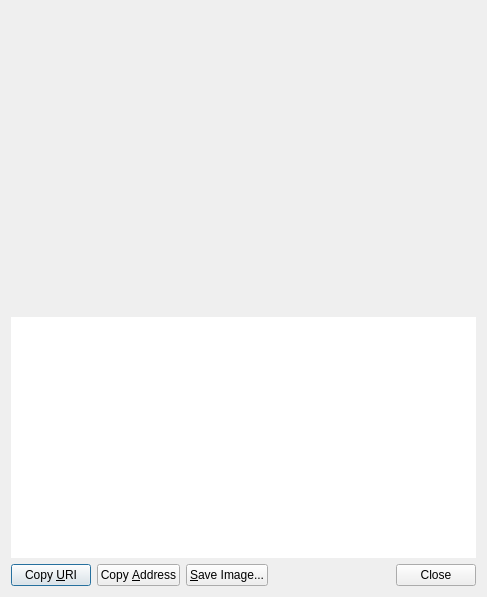
<?xml version="1.0" encoding="UTF-8"?>
<ui version="4.0">
 <class>ReceiveRequestDialog</class>
 <widget class="QDialog" name="ReceiveRequestDialog">
  <property name="geometry">
   <rect>
    <x>0</x>
    <y>0</y>
    <width>487</width>
    <height>597</height>
   </rect>
  </property>
  <layout class="QVBoxLayout" name="verticalLayout_3">
   <item>
    <widget class="QRImageWidget" name="lblQRCode">
     <property name="sizePolicy">
      <sizepolicy hsizetype="Expanding" vsizetype="Fixed">
       <horstretch>0</horstretch>
       <verstretch>0</verstretch>
      </sizepolicy>
     </property>
     <property name="minimumSize">
      <size>
       <width>300</width>
       <height>300</height>
      </size>
     </property>
     <property name="toolTip">
      <string>QR Code</string>
     </property>
     <property name="textFormat">
      <enum>Qt::PlainText</enum>
     </property>
     <property name="alignment">
      <set>Qt::AlignCenter</set>
     </property>
     <property name="wordWrap">
      <bool>true</bool>
     </property>
    </widget>
   </item>
   <item>
    <widget class="QTextEdit" name="outUri">
     <property name="sizePolicy">
      <sizepolicy hsizetype="Expanding" vsizetype="Expanding">
       <horstretch>0</horstretch>
       <verstretch>0</verstretch>
      </sizepolicy>
     </property>
     <property name="minimumSize">
      <size>
       <width>0</width>
       <height>50</height>
      </size>
     </property>
     <property name="frameShape">
      <enum>QFrame::NoFrame</enum>
     </property>
     <property name="frameShadow">
      <enum>QFrame::Plain</enum>
     </property>
     <property name="tabChangesFocus">
      <bool>true</bool>
     </property>
     <property name="textInteractionFlags">
      <set>Qt::TextSelectableByKeyboard|Qt::TextSelectableByMouse</set>
     </property>
    </widget>
   </item>
   <item>
    <layout class="QHBoxLayout" name="horizontalLayout">
     <item>
      <widget class="QPushButton" name="btnCopyURI">
       <property name="text">
        <string>Copy &amp;URI</string>
       </property>
      </widget>
     </item>
     <item>
      <widget class="QPushButton" name="btnCopyAddress">
       <property name="text">
        <string>Copy &amp;Address</string>
       </property>
      </widget>
     </item>
     <item>
      <widget class="QPushButton" name="btnSaveAs">
       <property name="text">
        <string>&amp;Save Image...</string>
       </property>
      </widget>
     </item>
     <item>
      <spacer name="horizontalSpacer_2">
       <property name="orientation">
        <enum>Qt::Horizontal</enum>
       </property>
       <property name="sizeHint" stdset="0">
        <size>
         <width>40</width>
         <height>20</height>
        </size>
       </property>
      </spacer>
     </item>
     <item>
      <widget class="QDialogButtonBox" name="buttonBox">
       <property name="standardButtons">
        <set>QDialogButtonBox::Close</set>
       </property>
      </widget>
     </item>
    </layout>
   </item>
  </layout>
 </widget>
 <customwidgets>
  <customwidget>
   <class>QRImageWidget</class>
   <extends>QLabel</extends>
   <header>receiverequestdialog.h</header>
  </customwidget>
 </customwidgets>
 <resources/>
 <connections>
  <connection>
   <sender>buttonBox</sender>
   <signal>rejected()</signal>
   <receiver>ReceiveRequestDialog</receiver>
   <slot>reject()</slot>
   <hints>
    <hint type="sourcelabel">
     <x>452</x>
     <y>573</y>
    </hint>
    <hint type="destinationlabel">
     <x>243</x>
     <y>298</y>
    </hint>
   </hints>
  </connection>
  <connection>
   <sender>buttonBox</sender>
   <signal>accepted()</signal>
   <receiver>ReceiveRequestDialog</receiver>
   <slot>accept()</slot>
   <hints>
    <hint type="sourcelabel">
     <x>452</x>
     <y>573</y>
    </hint>
    <hint type="destinationlabel">
     <x>243</x>
     <y>298</y>
    </hint>
   </hints>
  </connection>
 </connections>
</ui>
